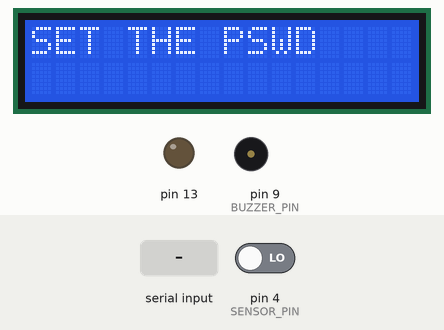
This sketch was run on a simulated Arduino Uno, built with avr-gcc and run on an emulated ATmega328P. Shown: 16×2 character LCD, output pins drawn as LEDs (lit = HIGH), buzzer (waves = sounding). The inputs (shaded band) are chosen by the test bench; at power-on: pin 4 (SENSOR_PIN) LOW. What the sketch prints to the serial monitor is not drawn.

Above: at 1.2 s.
1.3 s: "1" received over the second serial link
At 3.4 s:
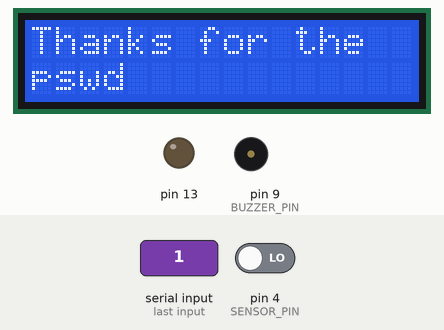
5.6 s: "0" received over the second serial link
At 7.1 s:
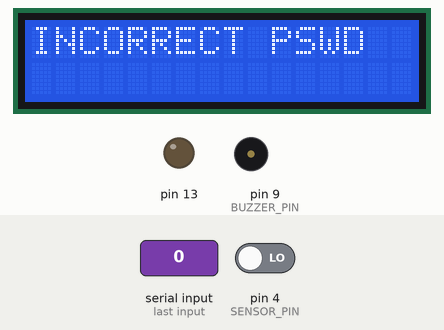
9.2 s: "1" received over the second serial link
At 11.8 s:
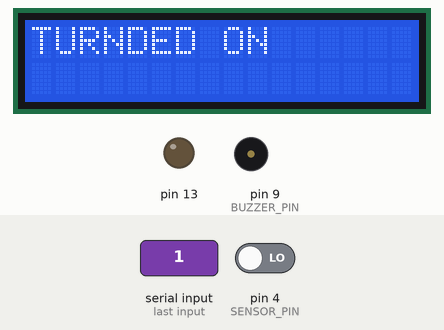
12.2 s: pin 4 (SENSOR_PIN) driven HIGH
At 13.2 s:
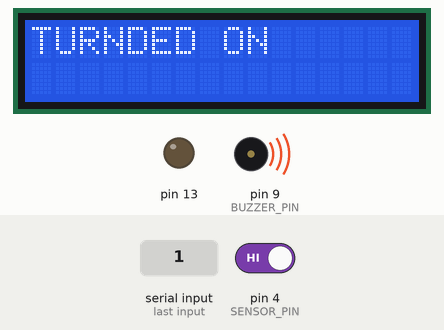
14.3 s: "2" received over the second serial link
At 15.7 s:
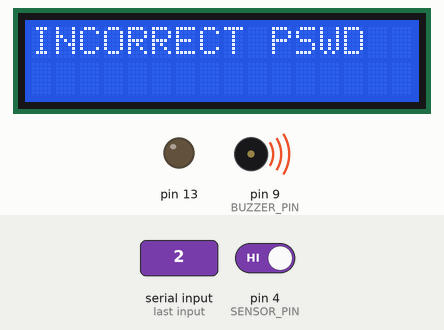
Timing chart, 0 to 17.3 s (numbered marks = the images above; inputs shaded):
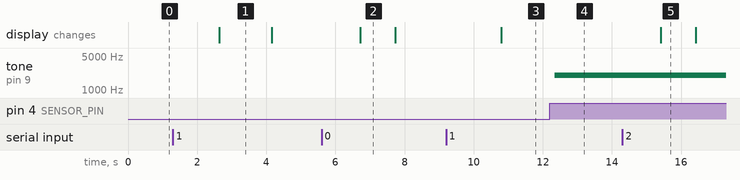

The sketch:

alarm.ino
```cpp
#define SENSOR_PIN 4
#define BUZZER_PIN 9
#define RX 10
#define TX 11
#include "alarmclass.h"

Alarm alarm(SENSOR_PIN, BUZZER_PIN, RX, TX);

void setup() {
  Serial.begin(9600);
  digitalWrite(13, LOW);
  alarm.setupPinMode();
  alarm.setupDisplay();
  alarm.setupBluetooth();

}

void loop() {

  while(alarm.isFirstTime()){
    Serial.println("\nBeing the first time of you using this product, set the password please");
    alarm.printSingleRow("SET THE PSWD");
    if(alarm.hasReceivedKey()){
      alarm.readKey();
      alarm.setKey(alarm.getKeyReceived());
      Serial.println("Thanks for giving me the password");
      alarm.printTwoRows("Thanks for the", "pswd");
      alarm.setFirstTime(false);
    }
    delay(1500);
  }

  if(!alarm.isArmed()){
    alarm.stopSound();
    Serial.println("Put the pswd please...");
    alarm.printSingleRow("ALARM DISABLED");
    if(alarm.hasReceivedKey()){
      alarm.readKey();
      alarm.checkPassword();
    }

  }else{
     Serial.println("THE ALARM WAS TURNED ON");
     alarm.printSingleRow("TURNDED ON");
     if(alarm.detectSomeone()){
      alarm.makeSound();
     }

        if(alarm.hasReceivedKey()){
          alarm.readKey();
          alarm.checkPassword();
        }
     }

  delay(500);

}
```

alarmclass.cpp
```cpp
#include "LiquidCrystal_I2C.h"
#include "alarmclass.h"

Alarm::Alarm(int sensorPin, int buzzerPin, int rx, int tx){
  this->sensorPin = sensorPin;
  this->buzzerPin = buzzerPin;
  this->rx = rx;
  this->tx = tx;
  displayLcd = new LiquidCrystal_I2C(0x27, 2, 1, 0, 4, 5, 6, 7);
  bluetooth = new SoftwareSerial(rx, tx);
  armed = false;
  setKey("1234");
  setFirstTime(true);
}

void Alarm::setupPinMode(){
    pinMode(sensorPin, INPUT);
    pinMode(buzzerPin, OUTPUT);
    pinMode(13, OUTPUT);
}

void Alarm::setupDisplay(){
    displayLcd->setBacklightPin(3, POSITIVE);
    displayLcd->setBacklight(HIGH);
    displayLcd->begin(16, 2);
    displayLcd->clear();
}

void Alarm::setupBluetooth(){
    bluetooth->begin(9600);
}

bool Alarm::hasReceivedKey(){
    if(bluetooth->available()){
        return true;
    }
}

bool Alarm::detectSomeone(){
    return digitalRead(sensorPin) == HIGH;
}

bool Alarm::isFirstTime(){
    return firstTime;
}

void Alarm::printSingleRow(String message){
    displayLcd->setCursor(0,0);
    displayLcd->clear();
    displayLcd->print(message);
}

void Alarm::printTwoRows(String message1, String message2){
    displayLcd->setCursor(0,0);
    displayLcd->clear();
    displayLcd->print(message1);
    displayLcd->setCursor(0,1);
    displayLcd->print(message2);
}

void Alarm::setFirstTime(bool firstTime){
    this->firstTime = firstTime;
}

bool Alarm::isArmed(){
    return armed;
}

void Alarm::setArmed(bool armed){
    this->armed = armed;
}

void Alarm::setKey(String key){
    this->key = key;
}

void Alarm::checkPassword(){
    if(getKeyReceived() == key){
      setArmed(!isArmed());
    }else{
      printSingleRow("INCORRECT PSWD");
      delay(500);
    }
}

void Alarm::makeSound(){
    tone(buzzerPin, 2000);
}

void Alarm::stopSound(){
    noTone(buzzerPin);
}

void Alarm::readKey(){
    btkey = bluetooth->readString();
}

String Alarm::getKeyReceived(){
    return btkey;
}
```

alarmclass.h
```cpp
#ifndef ALARMCLASS_H
#define ALARMCLASS_H
#include "Arduino.h"
#include <LCD.h>
#include <Wire.h>
#include <LiquidCrystal_I2C.h>
#include <SoftwareSerial.h>

class Alarm{
  public:
    Alarm(int sensorPin, int buzzerPin, int rx, int tx);
    void setupPinMode();
    void setupDisplay();
    void setupBluetooth();
    bool hasReceivedKey();
    bool detectSomeone();
    bool isFirstTime();
    void printSingleRow(String message);
    void printTwoRows(String message1, String message2);
    void setFirstTime(bool isFirstTime);
    bool isArmed();
    void setArmed(bool armed);
    void setKey(String key);
    void checkPassword();
    void makeSound();
    void stopSound();
    void readKey();
    String getKeyReceived();

    private:
        int sensorPin;
        int buzzerPin;
        int rx;
        int tx;
        bool armed;
        String key;
        String btkey;
        bool firstTime;
        LiquidCrystal_I2C* displayLcd;
        SoftwareSerial* bluetooth;
};

#endif
```

Measured:
- after the input at 1.3 s, the display: changes after 1.3 s (image 1)
- after the input at 5.6 s, the display: changes after 1.1 s (image 2)
- after the input at 9.2 s, the display: changes after 1.6 s (image 3)
- after the input at 12.2 s, tone on pin 9 (BUZZER_PIN): silent → 2000 Hz after 0.14 s
- after the input at 14.3 s, the display: changes after 1.1 s (image 5)
- what the display in image 1 shows lasts 1.6 s, from 2.6 s to 4.2 s
- what the display in image 2 shows lasts 1.0 s, from 6.7 s to 7.7 s
